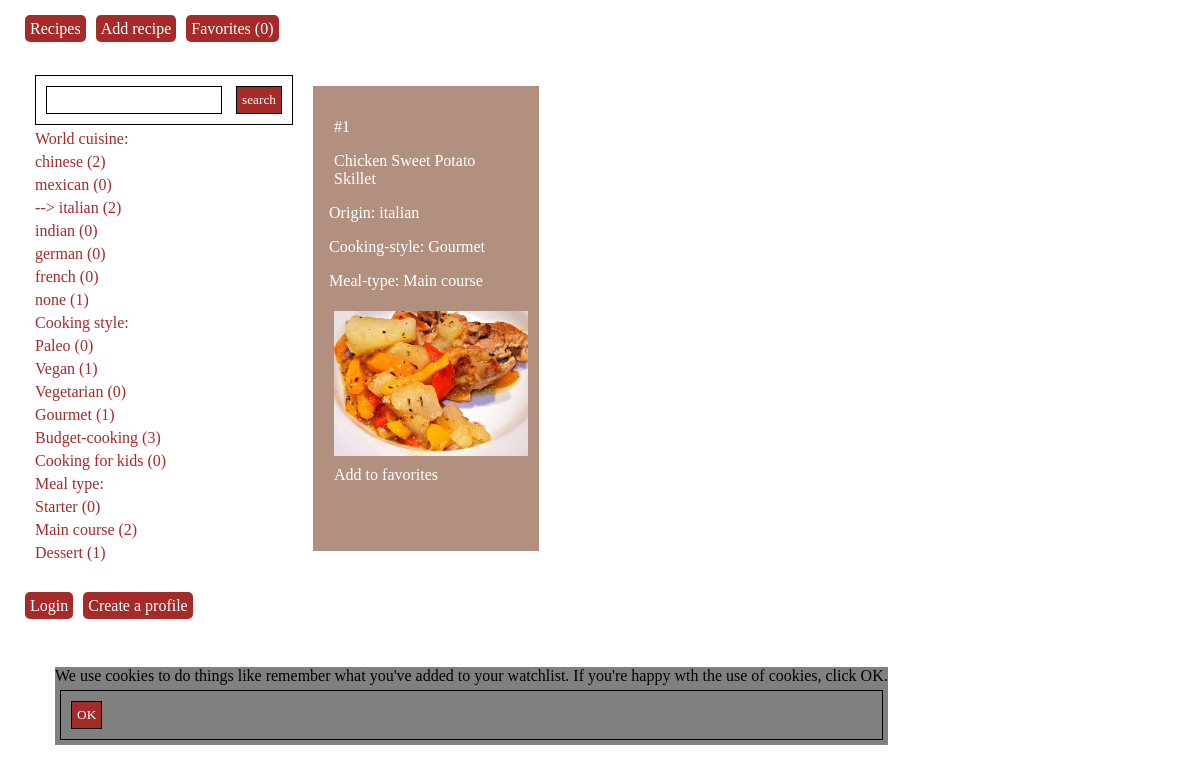
/?page=recipes&world=3, run on the app's committed database.
### tables this page shows
CREATE TABLE `world_cuisine` (
  `world_cuisine_nr` int(10) UNSIGNED NOT NULL,
  `world_cuisine_name` varchar(50) NOT NULL
);

CREATE TABLE `cooking_style` (
  `cooking_style_nr` int(10) UNSIGNED NOT NULL,
  `cooking_style_name` varchar(50) NOT NULL
);

CREATE TABLE `meal_type` (
  `meal_type_nr` int(10) UNSIGNED NOT NULL,
  `meal_type_name` varchar(50) NOT NULL
);

CREATE TABLE `recipes` (
  `recipe_nr` int(10) UNSIGNED NOT NULL,
  `title` varchar(50) NOT NULL,
  `instructions` text NOT NULL,
  `world_cuisine_fk` int(10) UNSIGNED NOT NULL,
  `cooking_style_fk` int(10) UNSIGNED NOT NULL,
  `meal_type_fk` int(10) UNSIGNED NOT NULL,
  `image` varchar(255) NOT NULL,
  `score` tinyint(1) UNSIGNED NOT NULL,
  `date` timestamp NOT NULL DEFAULT current_timestamp() ON UPDATE current_timestamp()
);

### ext/recipes_view.php (the view, shortened to what this page needs)
<?php
	$db = mysqli_connect("localhost", "root", "", "recipes");
?>
<menu>
	<form action="?page=recipes" method="post">
		<input type="text" name="search" value="<?php echo @$_POST["search"]; ?>" />
		<input type="submit" value="search" />
	</form>
<?php
$response = mysqli_query($db, "select * from world_cuisine");
echo "<a href='?page=".$_GET["page"]."&world=0'>World cuisine:</a>";
while($row = mysqli_fetch_array($response))
{
	$nr = $row["world_cuisine_nr"];
	$name = $row["world_cuisine_name"];
	$response2 = mysqli_query($db, "select count(*) from recipes where world_cuisine_fk = $nr");
	$row2 = mysqli_fetch_array($response2);
	$sum = $row2[0];
	$selection = "";
	if(isset($_GET["world"]) && $_GET["world"] == $nr)
	{
		$selection = "-->";
	}
	echo "<a href='?page=".$_GET["page"]."&world=$nr'> $selection $name ($sum)</a>";
}
$response = mysqli_query($db, "select * from cooking_style");
echo "<a href='?page=".$_GET["page"]."&cooking=0'>Cooking style:</a>";
while($row = mysqli_fetch_array($response))
{
	$nr = $row["cooking_style_nr"];
	$name = $row["cooking_style_name"];
	$response2 = mysqli_query($db, "select count(*) from recipes where cooking_style_fk = $nr");
	$row2 = mysqli_fetch_array($response2);
	$sum = $row2[0];
	$selection = "";
	echo "<a href='?page=".$_GET["page"]."&cooking=$nr'> $selection $name ($sum)</a>";
}
$response = mysqli_query($db, "select * from meal_type");
echo "<a href='?page=".$_GET["page"]."&meal=0'>Meal type:</a>";
while($row = mysqli_fetch_array($response))
{
	$nr = $row["meal_type_nr"];
	$name = $row["meal_type_name"];
	$row2 = mysqli_query($db, "select count(*) from recipes where meal_type_fk = $nr");
	$row2 = mysqli_fetch_array($row2);
	$sum = $row2[0];
	$selection = "";
	echo "<a href='?page=".$_GET["page"]."&meal=$nr'> $selection $name ($sum)</a>";
}
?>
</menu>
<div class="teaser_box">
<?php
$befehl = "SELECT distinct
			recipe_nr,
			title,
			instructions,
			image,
			world_cuisine_name,
			cooking_style_name,
			meal_type_name
			FROM recipes
			JOIN
								world_cuisine ON world_cuisine.world_cuisine_nr = recipes.world_cuisine_fk
								JOIN
								cooking_style ON cooking_style.cooking_style_nr = recipes.cooking_style_fk
								JOIN
								meal_type ON meal_type.meal_type_nr = recipes.meal_type_fk";
$zusatz = array();
if(isset($_GET["world"]))
{
	$zusatz[] = " world_cuisine_fk = ".$_GET["world"];
}
if(count($zusatz) > 0)
{
	$erweiterung = implode(" and ", $zusatz);
	$befehl .= " where " . $erweiterung;
}
$response = mysqli_query($db, $befehl);
while($row = mysqli_fetch_array($response))
{
		echo "<div class='teaser'>";
		$recipe_nr = $row["recipe_nr"];
		echo "<a href='?page=recipes&recipe_nr=$recipe_nr'>
			<p>#".$recipe_nr."</p>";
			$title = $row["title"];
			echo "<p>".$title."</p>";
		echo "</a>";
		$world = $row["world_cuisine_name"];
		echo "<p>Origin: ".$world."</p>";
		$cooking = $row["cooking_style_name"];
		echo "<p>Cooking-style: ".$cooking."</p>";
		$meal = $row["meal_type_name"];
		echo "<p>Meal-type: ".$meal."</p>";
		$image = $row["image"];
		echo "<img src='img/$image' />";
		echo "<a href='?page=recipes&watch=$recipe_nr'>Add to favorites</a>";
		echo "</div>";
}
echo "</div>";
?>

### css/style.css (style rules this page uses)
.teaser_box { display: flex; flex-wrap: nowrap; justify-content: space-between; margin-top: 1rem; }
.teaser { background-color: rgba(102,34,0,0.5); padding: 1rem; width: 28%; margin-bottom: 1rem; color: rgba(255,215,0, 1); transition: all .3s ease; }
.teaser img { width: 100%; height: auto; }
.teaser p { color: white; margin: 1rem 0; }
.teaser a { display: block; color: white; }

### css/optik.css (style rules this page uses)
* { font-family: Arial Black; padding: 0px; margin: 5px; }
a, a:visited { color: blue; }
menu a { text-decoration: none; display: block; }
a { color: brown; text-decoration: none; }
form, input, select, button { margin: 5px; padding: 5px; border: 1px solid black; }
input[type=submit], button { background-color: brown; color: white; }

### data on the page
world_cuisine: world_cuisine_name "chinese", sum "2"
world_cuisine: world_cuisine_name "mexican", sum "0"
world_cuisine: world_cuisine_nr "-->", world_cuisine_name "italian", sum "2"
world_cuisine: world_cuisine_name "indian", sum "0"
world_cuisine: world_cuisine_name "german", sum "0"
world_cuisine: world_cuisine_name "french", sum "0"
world_cuisine: world_cuisine_name "none", sum "1"
cooking_style: cooking_style_name "Paleo", sum "0"
cooking_style: cooking_style_name "Vegan", sum "1"
cooking_style: cooking_style_name "Vegetarian", sum "0"
cooking_style: cooking_style_name "Gourmet", sum "1"
cooking_style: cooking_style_name "Budget-cooking", sum "3"
cooking_style: cooking_style_name "Cooking for kids", sum "0"
meal_type: meal_type_name "Starter", sum "0"
meal_type: meal_type_name "Main course", sum "2"
meal_type: meal_type_name "Dessert", sum "1"
recipes: recipe_nr "1", title "Chicken Sweet Potato Skillet", world_cuisine.world_cuisine_name "italian", cooking_style.cooking_style_name "Gourmet", meal_type.meal_type_name "Main course"

### other printed values
$name "Recipes"
$name "Add recipe"
$name "Favorites (0)"
$name "Login"
$name "Create a profile"
